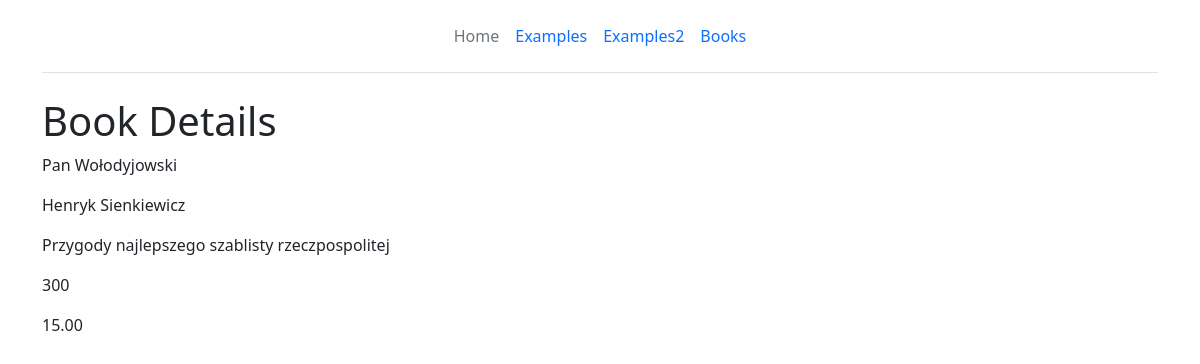
/books/3/ (signed in), run on the app's committed database.
### books/models.py (models this page shows)
class Book(models.Model):
    title = models.CharField(max_length=255)
    author = models.ForeignKey(Author, on_delete=models.CASCADE)
    description = models.TextField()
    pages = models.IntegerField(blank=True, null=True)
    price = models.DecimalField(max_digits=10, decimal_places=2)
    created_at = models.DateTimeField(auto_now_add=True)
    updated_at = models.DateTimeField(auto_now=True)

class Author(models.Model):
    name = models.CharField(max_length=255)
    def __str__(self):
        return self.name

### books/views.py (the view)
# urls.py: path('<int:id>/', book_details, name="details"),
@login_required
def book_details(request, id):
    book = Book.objects.get(id=id)
    return render(request, "books/details.html", {"book": book})

### books/templates/books/details.html
{% extends "base.html" %}
{% block content %}
<h1>Book Details</h1>
<p>{{ book.title }}</p>
<p>{{ book.author }}</p>
<p>{{ book.description }}</p>
<p>{{ book.pages }}</p>
<p>{{ book.price }}</p>
{% endblock %}

### data on the page
Book: title "Pan Wołodyjowski", author "Henryk Sienkiewicz", description "Przygody najlepszego szablisty rzeczpospolitej", pages "300", price "15.00"
